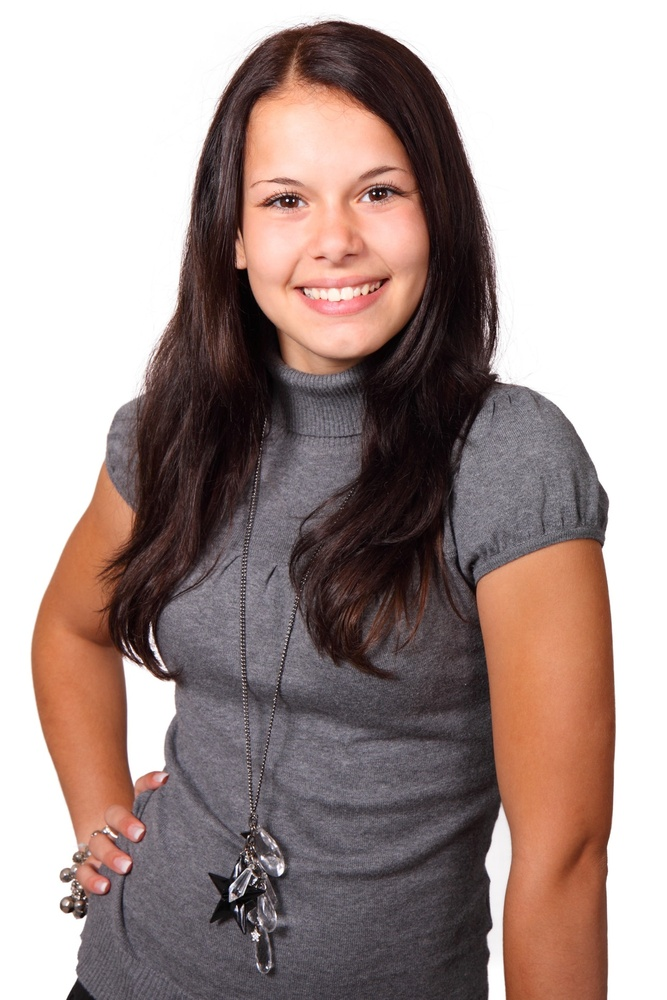
#> input picture img1.jpg, 667 x 1000 px, shrunk from 1280 x 1920 before the run
$ python ascii_drawing.py img1.jpg 100 5
#> lines starting #> are read from the running program, lines starting #| are printed output that depends on the picture
from PIL import Image, ImageDraw, ImageFont
import random
import sys


def get_char(value_color):
    dark = ['@', 'M', 'W', 'B', '#', '&', '*', '%', '$']
    mid = ['x', 'i', 'v', 'o', 'd', 'p', 'o']
    light = [',', '.', ';']

    if value_color < 255 and value_color > 200:
        return random.choice(light)
    elif value_color < 200 and value_color > 100:
        return random.choice(mid)
    else:
        return random.choice(dark)


file_name = sys.argv[1]
original_image = Image.open(file_name).convert('L')
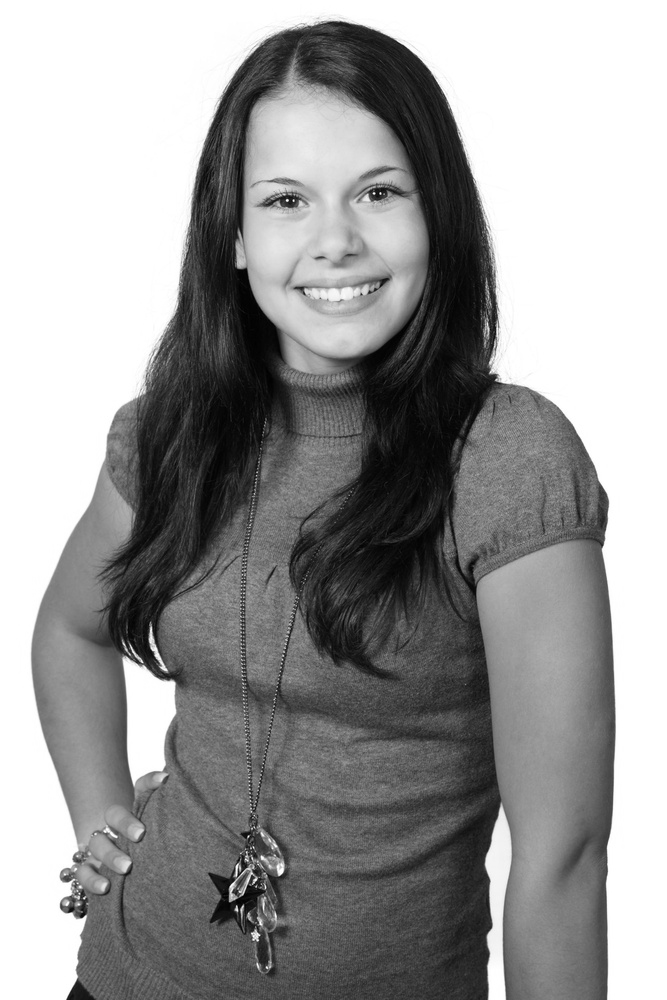
#> original_image: PIL image 667x1000 L; min 0, max 255, mean 153

output_image = Image.new('RGB', original_image.size, (255, 255 ,255))
#> output_image: PIL image 667x1000 RGB; every value is 255

x_size = original_image.size[0]
#> x_size = 667
y_size = original_image.size[1]
#> y_size = 1000

pixels = original_image.load()

draw = ImageDraw.Draw(output_image)
font_size = int(sys.argv[2])
font = ImageFont.truetype('arial.ttf', font_size)

offset = int(sys.argv[3])

for i in range(0, x_size, offset):
    for j in range(0, y_size, offset):
        value_color = pixels[i, j]
        print(i, j, value_color)
        if value_color < 255:
            draw.text((i, j), get_char(value_color), font=font, fill=(0, 0, 0))

output_image.save('output_'+file_name)
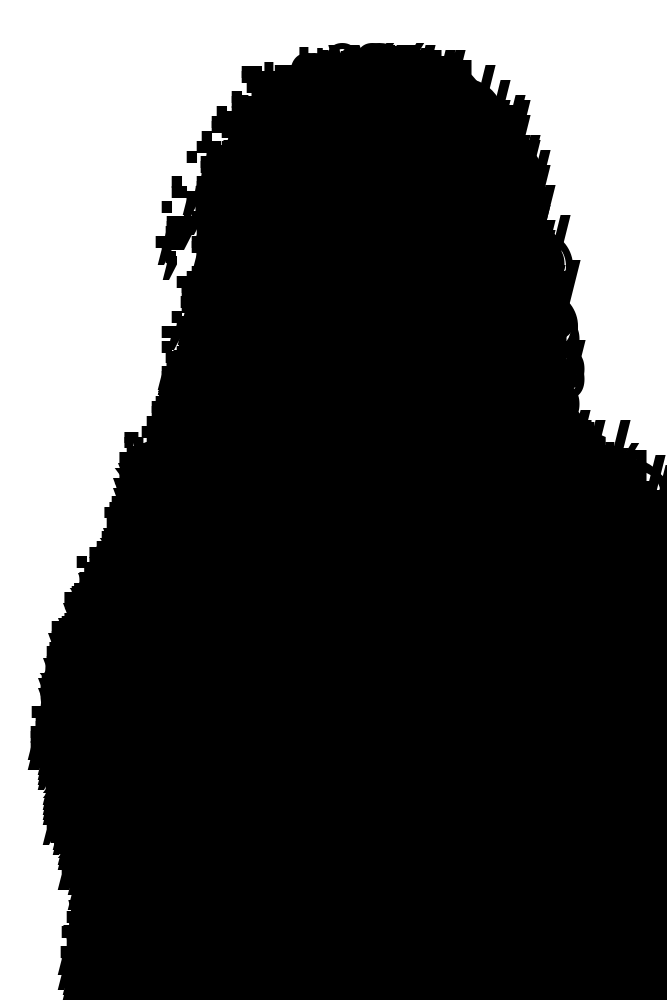
#> saved as output_img1.jpg: PIL image 667x1000 RGB; min 0, max 255, mean 70.8

$ run again, on img3.jpg
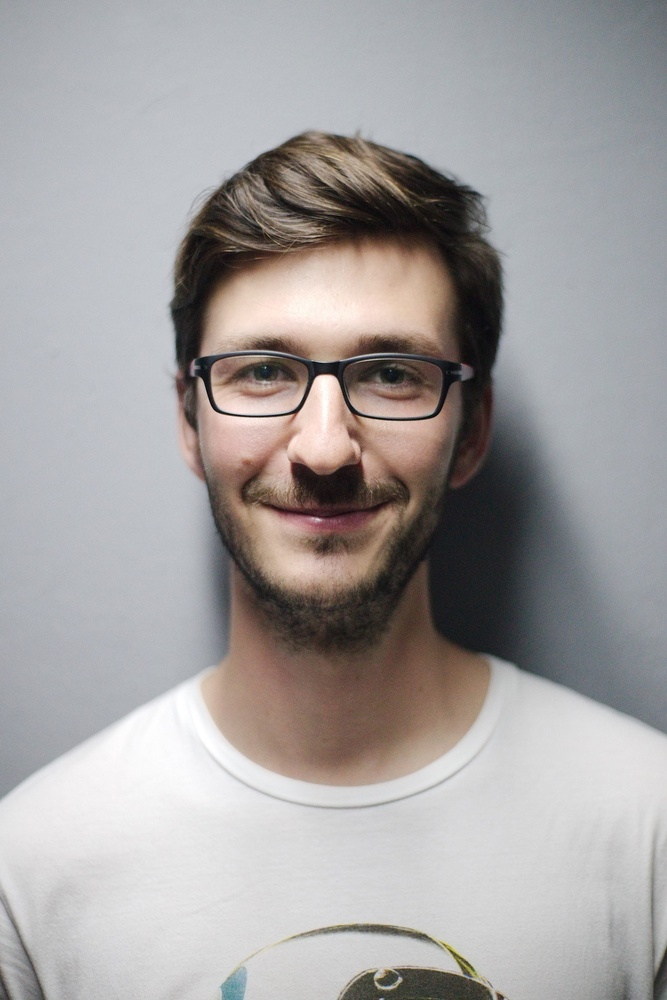
#> input picture img3.jpg, 667 x 1000 px, shrunk from 1280 x 1919 before the run
#> `original_image = Image.open(file_name).convert('L')`:
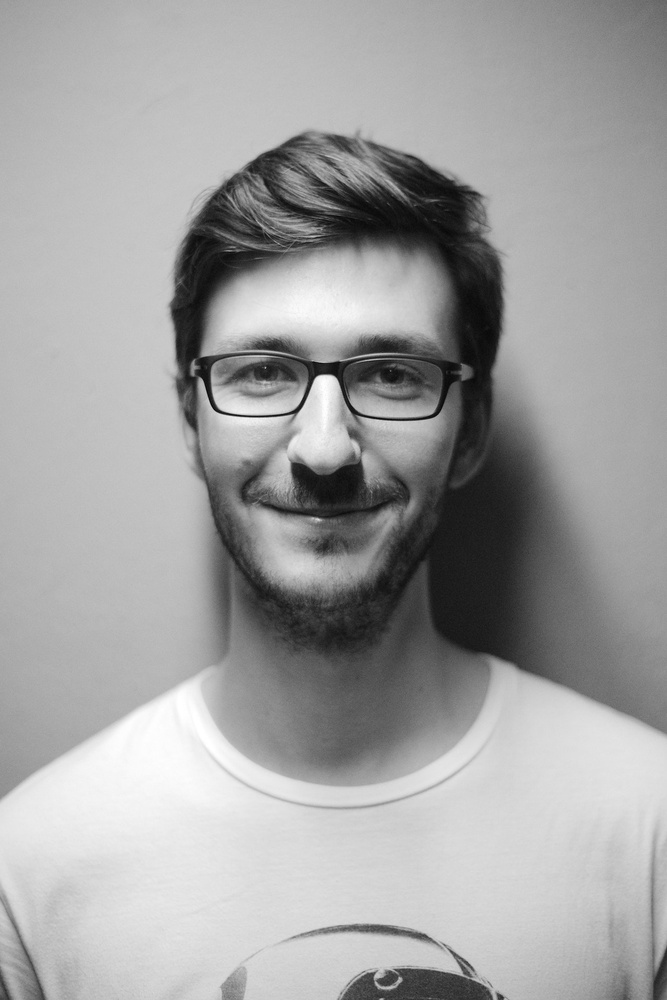
#> original_image: PIL image 667x1000 L; min 4, max 255, mean 161.5
#> output_image: PIL image 667x1000 RGB; every value is 255
#> `output_image.save('output_'+file_name)`:
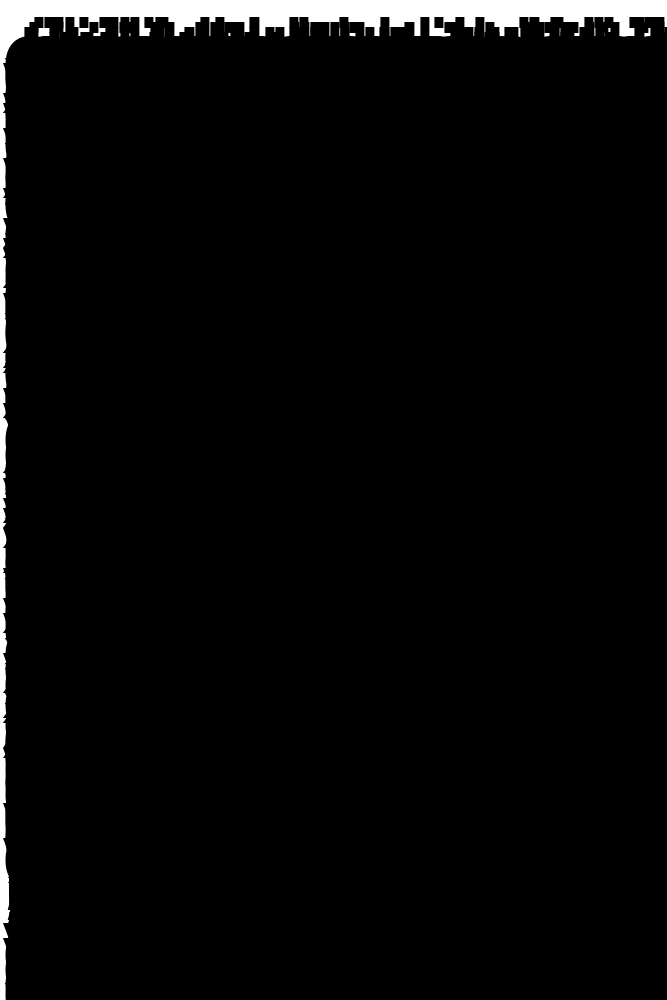
#> saved as output_img3.jpg: PIL image 667x1000 RGB; min 0, max 255, mean 8
